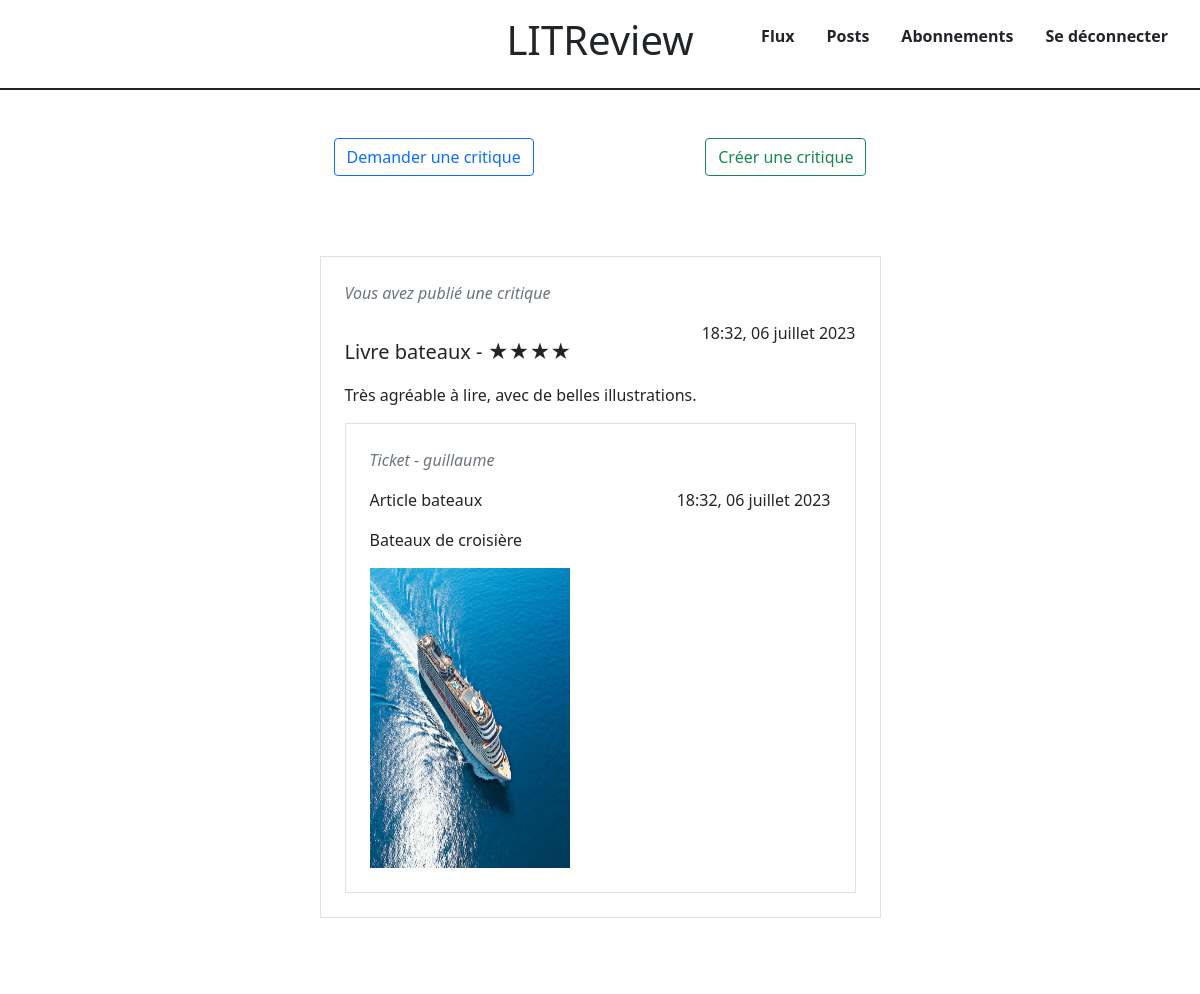
/flux/ (signed in), run on an earlier commit of the app's database.
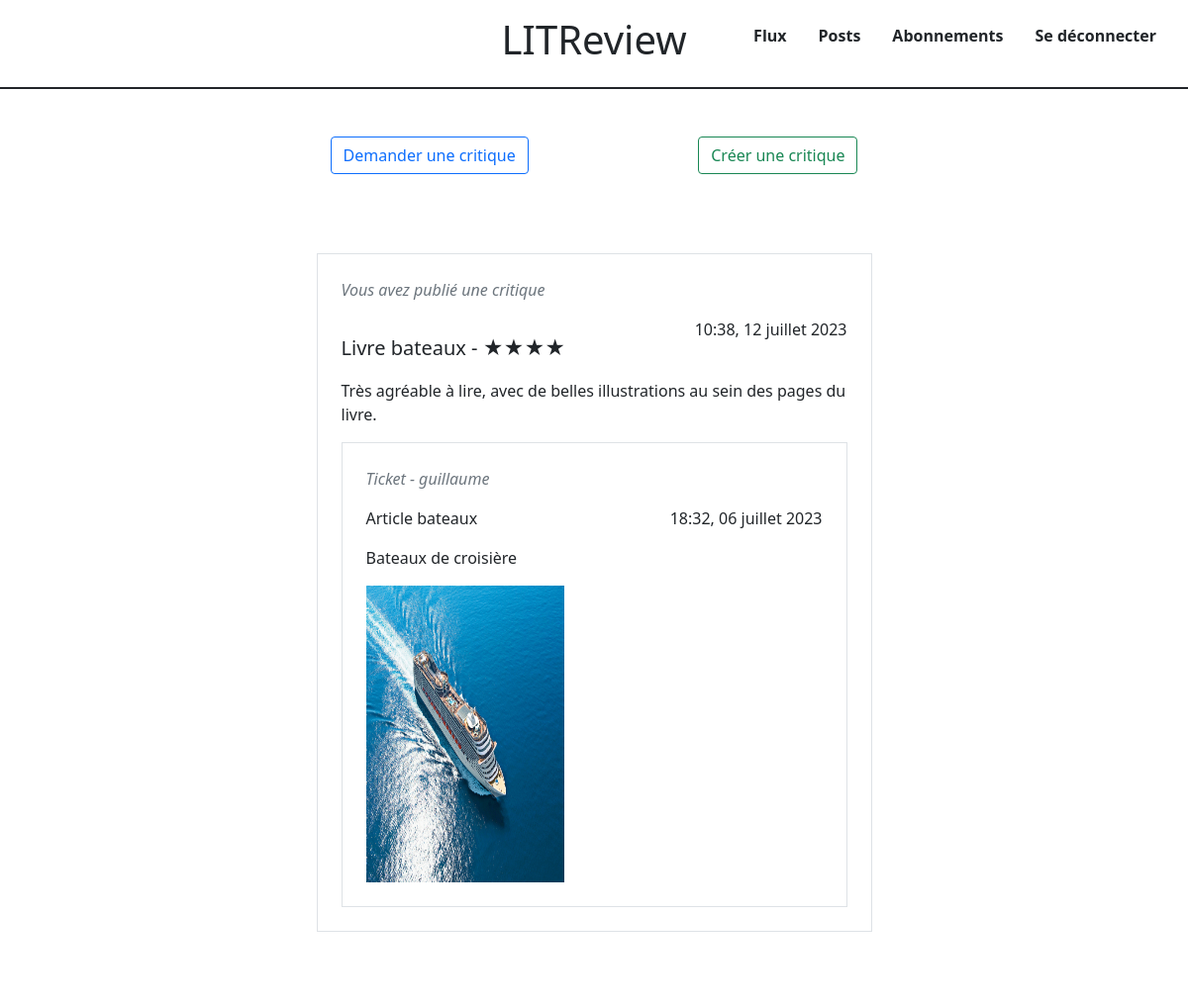
And on a later commit of the database.
### app1/models.py (models this page shows, shortened)
class Review(models.Model):
    ticket = models.ForeignKey(to=Ticket, on_delete=models.CASCADE)
    rating = models.PositiveSmallIntegerField(
        validators=[MinValueValidator(0), MaxValueValidator(5)],
        verbose_name="Note",
    )
    headline = models.CharField(max_length=128, verbose_name="Titre")
    body = models.TextField(max_length=8192, blank=True, verbose_name="Commentaire")
    user = models.ForeignKey(to=settings.AUTH_USER_MODEL, on_delete=models.CASCADE)
    time_created = models.DateTimeField(auto_now=True)

class Ticket(models.Model):
    title = models.CharField(max_length=128, verbose_name="Titre")
    description = models.TextField(max_length=2048, blank=True)
    user = models.ForeignKey(to=settings.AUTH_USER_MODEL, on_delete=models.CASCADE)
    image = models.ImageField(null=True, blank=True)
    time_created = models.DateTimeField(auto_now=True)
    has_review = models.BooleanField(default=False)

### app1/views.py (the view)
# urls.py: path('flux/', flux, name='flux'),
@login_required
def flux(request):
    users_followers = UserFollows.objects.filter(user=request.user)
    users = []
    for user in users_followers:
        users.append(user.followed_user)
    tickets = Ticket.objects.filter(Q(has_review=False) & (Q(user=request.user) | Q(user__in=users)))
    reviews = Review.objects.filter(Q(user=request.user) | Q(user__in=users))
    tickets_and_reviews = sorted(chain(tickets, reviews), key=lambda obj: obj.time_created, reverse=True)
    return render(request, "app1/flux.html", context={"content": tickets_and_reviews})

### app1/templatetags/myfilters.py (called while the page is built)
@register.filter
def model_type(value):
    return type(value).__name__

@register.filter()
def star(value):
    if value != 0:
        value = value * "\u2605"
        return f" - {value}"
    return ""

@register.simple_tag(takes_context=True)
def page_name(context, user, has_review):
    if context["user"] == user:
        if has_review:
            return "Ticket - Vous"
        return "Vous avez publié un ticket"
    return f"Ticket - {user}"

@register.filter
def del_modal_review_name(instance):
    return f'votre commentaire "{str(instance).__str__()}"'

### templates/app1/flux.html (shortened to what this page needs)
{% extends 'base.html' %}
{% load myfilters %}
{% block content %}
    <div class="container w-75 ">
        <div class="d-flex justify-content-evenly pt-5 pb-2">
            <a href="{% url 'create_ticket' %}" class="btn btn-outline-primary">Demander une critique</a>
            <a href="{% url 'create_ticket_review' %}" class="btn btn-outline-success">Créer une critique</a>
        </div>
        <div class="container w-75 p-5">
            {% if content %}
                {% for instance in content %}
                    {% if instance|model_type == 'Ticket' %}
                        {% include 'app1/partials/posts_ticket_snippet.html' with ticket=instance %}
                    {% else %}
                        {% include 'app1/partials/posts_review_snippet.html' with review=instance %}
                    {% endif %}
                {% endfor %}
            {% else %}
                <p class="text-center fs-3 text-muted">Votre flux est vide, veuillez svp créer un ticket ou abonnés</p>
            {% endif %}
        </div>
    </div>
{% endblock %}

### templates/app1/partials/posts_review_snippet.html (shortened to what this page needs)
{% load static %}
{% load myfilters %}
<div class=" border p-4 mt-4">
    {% if request.user == review.user %}
        <p class="fst-italic text-muted">Vous avez publié une critique</p>
    {% else %}
        <p class="fst-italic text-muted">{{ review.user }} a publié une critique</p>
    {% endif %}
    <p class="float-end">{{ review.time_created|date:"H:i, d F Y" }}</p>
    <p class="pt-3 fs-5">{{ review.headline }} {{ review.rating|star }}</p>
    <p>{{ review.body }}</p>
    <div class="border p-4">
        <p class="fst-italic text-muted">{% page_name review.ticket.user review.ticket.has_review %}</p>
        <p class="float-end">{{ review.ticket.time_created|date:"H:i, d F Y" }}</p>
        <p>{{ review.ticket.title }}</p>
        <p>{{ review.ticket.description }}</p>
        {% if review.ticket.image %}
            <img class="" width="200" height="300"
                 src="{% static 'images/media/' %}{{ review.ticket.image }}" alt="{{ ticket.title }}"/>
        {% endif %}
    </div>
</div>

What changed in the data, as far as the page shows it:
changed Review "Livre bateaux": time_created "18:32, 06 juillet 2023" → "10:38, 12 juillet 2023"; body "Très agréable à lire, avec de belles illustrations." → "Très agréable à lire, avec de belles illustrations au sein des pages du livre."
